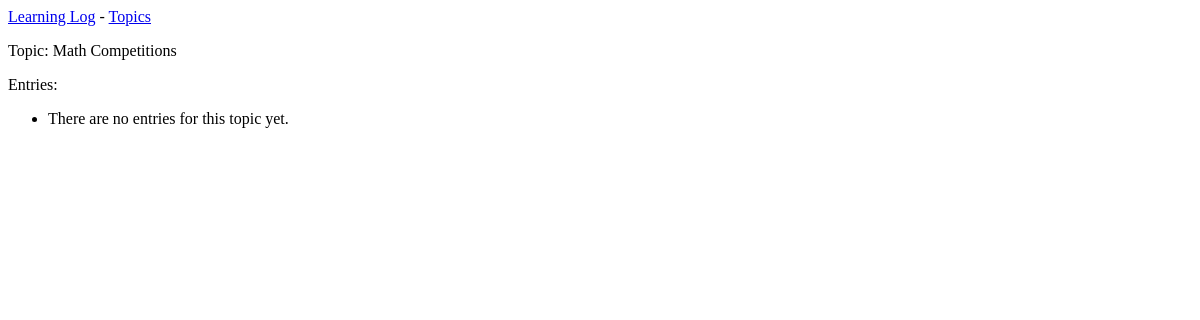
The app's page /topics/1/, older data.
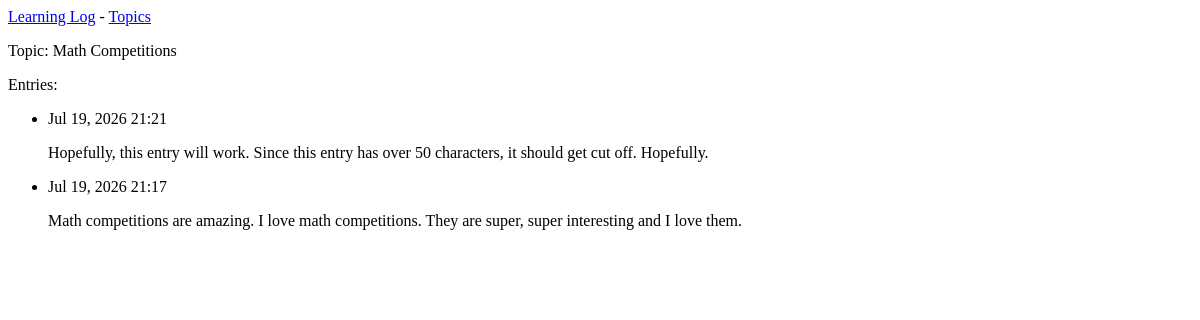
The same page, newer data.
### learning_logs/models.py (models this page shows, shortened)
class Topic(models.Model):
    text = models.CharField(max_length = 200)
    date_added = models.DateTimeField(auto_now_add=True)
    def __str__(self):
        return self.text

class Entry(models.Model):
    topic = models.ForeignKey(Topic, on_delete=models.CASCADE)
    text = models.TextField()
    date_added = models.DateTimeField(auto_now_add=True)
    class Meta:
        verbose_name_plural = "entries"

### learning_logs/views.py (the view)
# urls.py: path("topics/<int:topic_id>/", views.topic, name = "topic"),
def topic(request, topic_id):
    topic = Topic.objects.get(id = topic_id)
    entries = topic.entry_set.order_by("-date_added") # The most recent entries appear at the topic
    context = {"topic" : topic, "entries" : entries}
    return render(request, "learning_logs/topic.html", context)

### learning_logs/templates/learning_logs/topic.html
{% extends "learning_logs/base.html" %}
{% block content %}
<p>Topic: {{ topic }}</p>
<p>Entries:</p>
<ul>
{% for entry in entries %}
    <li>
        <p>{{ entry.date_added|date:"M d, Y H:i" }}</p>
        <p>{{ entry.text|linebreaks }}</p>
    </li>
{% empty %}
    <li>There are no entries for this topic yet.</li>
{% endfor %}
</ul>
{% endblock content %}

### learning_logs/templates/learning_logs/base.html
<p>
    <a href="{% url 'learning_logs:index' %}">Learning Log</a> -
    <a href="{% url 'learning_logs:topics' %}">Topics</a>
</p>
{% block content %}{% endblock content %}

Row changes from the older to the newer data that the page shows:
added Entry: date_added "Jul 19, 2026 21:21", text "Hopefully, this entry will work. Since this entry has over 50 characters, it should get cut off. Hopefully."
added Entry: date_added "Jul 19, 2026 21:17", text "Math competitions are amazing. I love math competitions. They are super, super interesting and I love them."
Text that changed along with them:
text no longer shown: "There are no entries for this topic yet."
